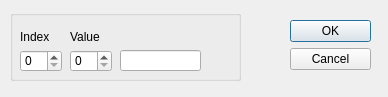
<?xml version="1.0" encoding="UTF-8"?>
<ui version="4.0">
 <class>Dialog</class>
 <widget class="QDialog" name="Dialog">
  <property name="geometry">
   <rect>
    <x>0</x>
    <y>0</y>
    <width>388</width>
    <height>97</height>
   </rect>
  </property>
  <property name="windowTitle">
   <string>Dialog</string>
  </property>
  <widget class="QDialogButtonBox" name="buttonBox">
   <property name="geometry">
    <rect>
     <x>290</x>
     <y>20</y>
     <width>81</width>
     <height>241</height>
    </rect>
   </property>
   <property name="orientation">
    <enum>Qt::Vertical</enum>
   </property>
   <property name="standardButtons">
    <set>QDialogButtonBox::Cancel|QDialogButtonBox::Ok</set>
   </property>
  </widget>
  <widget class="QGroupBox" name="groupBox">
   <property name="geometry">
    <rect>
     <x>10</x>
     <y>10</y>
     <width>231</width>
     <height>71</height>
    </rect>
   </property>
   <property name="title">
    <string/>
   </property>
   <widget class="QSpinBox" name="spinBox">
    <property name="geometry">
     <rect>
      <x>10</x>
      <y>40</y>
      <width>42</width>
      <height>22</height>
     </rect>
    </property>
   </widget>
   <widget class="QSpinBox" name="spinBox_2">
    <property name="geometry">
     <rect>
      <x>60</x>
      <y>40</y>
      <width>42</width>
      <height>22</height>
     </rect>
    </property>
    <property name="maximum">
     <number>1</number>
    </property>
   </widget>
   <widget class="QLineEdit" name="lineEdit">
    <property name="geometry">
     <rect>
      <x>110</x>
      <y>40</y>
      <width>81</width>
      <height>21</height>
     </rect>
    </property>
   </widget>
   <widget class="QLabel" name="label">
    <property name="geometry">
     <rect>
      <x>10</x>
      <y>20</y>
      <width>47</width>
      <height>13</height>
     </rect>
    </property>
    <property name="text">
     <string>Index</string>
    </property>
   </widget>
   <widget class="QLabel" name="label_2">
    <property name="geometry">
     <rect>
      <x>60</x>
      <y>20</y>
      <width>47</width>
      <height>13</height>
     </rect>
    </property>
    <property name="text">
     <string>Value</string>
    </property>
   </widget>
  </widget>
 </widget>
 <resources/>
 <connections>
  <connection>
   <sender>buttonBox</sender>
   <signal>accepted()</signal>
   <receiver>Dialog</receiver>
   <slot>accept()</slot>
   <hints>
    <hint type="sourcelabel">
     <x>248</x>
     <y>254</y>
    </hint>
    <hint type="destinationlabel">
     <x>157</x>
     <y>274</y>
    </hint>
   </hints>
  </connection>
  <connection>
   <sender>buttonBox</sender>
   <signal>rejected()</signal>
   <receiver>Dialog</receiver>
   <slot>reject()</slot>
   <hints>
    <hint type="sourcelabel">
     <x>316</x>
     <y>260</y>
    </hint>
    <hint type="destinationlabel">
     <x>286</x>
     <y>274</y>
    </hint>
   </hints>
  </connection>
 </connections>
</ui>
